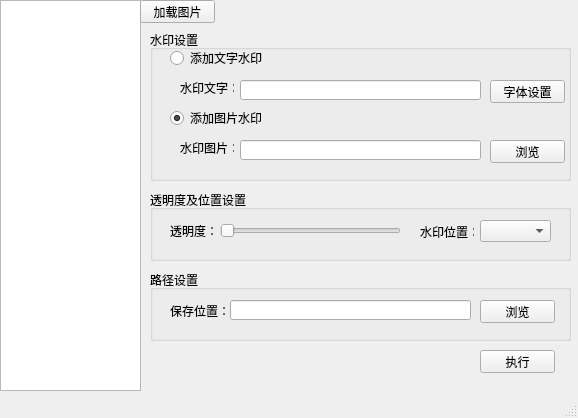
<?xml version="1.0" encoding="UTF-8"?>
<ui version="4.0">
 <class>MainWindow</class>
 <widget class="QMainWindow" name="MainWindow">
  <property name="geometry">
   <rect>
    <x>0</x>
    <y>0</y>
    <width>578</width>
    <height>418</height>
   </rect>
  </property>
  <property name="windowTitle">
   <string>图片批量添加水印</string>
  </property>
  <widget class="QWidget" name="centralwidget">
   <widget class="QListView" name="listView">
    <property name="geometry">
     <rect>
      <x>0</x>
      <y>0</y>
      <width>141</width>
      <height>391</height>
     </rect>
    </property>
   </widget>
   <widget class="QPushButton" name="pushButton">
    <property name="geometry">
     <rect>
      <x>140</x>
      <y>0</y>
      <width>75</width>
      <height>23</height>
     </rect>
    </property>
    <property name="text">
     <string>加载图片</string>
    </property>
   </widget>
   <widget class="QGroupBox" name="groupBox">
    <property name="geometry">
     <rect>
      <x>150</x>
      <y>30</y>
      <width>421</width>
      <height>151</height>
     </rect>
    </property>
    <property name="title">
     <string>水印设置</string>
    </property>
    <widget class="QRadioButton" name="radioButton">
     <property name="geometry">
      <rect>
       <x>20</x>
       <y>20</y>
       <width>101</width>
       <height>16</height>
      </rect>
     </property>
     <property name="text">
      <string>添加文字水印</string>
     </property>
     <property name="checked">
      <bool>false</bool>
     </property>
    </widget>
    <widget class="QLabel" name="label">
     <property name="geometry">
      <rect>
       <x>30</x>
       <y>50</y>
       <width>54</width>
       <height>16</height>
      </rect>
     </property>
     <property name="text">
      <string>水印文字：</string>
     </property>
    </widget>
    <widget class="QLineEdit" name="lineEdit">
     <property name="geometry">
      <rect>
       <x>90</x>
       <y>50</y>
       <width>241</width>
       <height>20</height>
      </rect>
     </property>
    </widget>
    <widget class="QPushButton" name="pushButton_2">
     <property name="geometry">
      <rect>
       <x>340</x>
       <y>50</y>
       <width>75</width>
       <height>23</height>
      </rect>
     </property>
     <property name="text">
      <string>字体设置</string>
     </property>
    </widget>
    <widget class="QRadioButton" name="radioButton_2">
     <property name="geometry">
      <rect>
       <x>20</x>
       <y>80</y>
       <width>91</width>
       <height>16</height>
      </rect>
     </property>
     <property name="text">
      <string>添加图片水印</string>
     </property>
     <property name="checked">
      <bool>true</bool>
     </property>
    </widget>
    <widget class="QPushButton" name="pushButton_3">
     <property name="geometry">
      <rect>
       <x>340</x>
       <y>110</y>
       <width>75</width>
       <height>23</height>
      </rect>
     </property>
     <property name="text">
      <string>浏览</string>
     </property>
    </widget>
    <widget class="QLabel" name="label_2">
     <property name="geometry">
      <rect>
       <x>30</x>
       <y>110</y>
       <width>54</width>
       <height>16</height>
      </rect>
     </property>
     <property name="text">
      <string>水印图片：</string>
     </property>
    </widget>
    <widget class="QLineEdit" name="lineEdit_2">
     <property name="geometry">
      <rect>
       <x>90</x>
       <y>110</y>
       <width>241</width>
       <height>20</height>
      </rect>
     </property>
    </widget>
   </widget>
   <widget class="QGroupBox" name="groupBox_2">
    <property name="geometry">
     <rect>
      <x>150</x>
      <y>190</y>
      <width>421</width>
      <height>71</height>
     </rect>
    </property>
    <property name="title">
     <string>透明度及位置设置</string>
    </property>
    <widget class="QLabel" name="label_3">
     <property name="geometry">
      <rect>
       <x>270</x>
       <y>31</y>
       <width>54</width>
       <height>21</height>
      </rect>
     </property>
     <property name="text">
      <string>水印位置：</string>
     </property>
    </widget>
    <widget class="QComboBox" name="comboBox">
     <property name="geometry">
      <rect>
       <x>330</x>
       <y>30</y>
       <width>71</width>
       <height>22</height>
      </rect>
     </property>
    </widget>
    <widget class="QLabel" name="label_4">
     <property name="geometry">
      <rect>
       <x>20</x>
       <y>30</y>
       <width>51</width>
       <height>21</height>
      </rect>
     </property>
     <property name="text">
      <string>透明度：</string>
     </property>
    </widget>
    <widget class="QSlider" name="horizontalSlider">
     <property name="geometry">
      <rect>
       <x>70</x>
       <y>30</y>
       <width>181</width>
       <height>22</height>
      </rect>
     </property>
     <property name="maximum">
      <number>10</number>
     </property>
     <property name="orientation">
      <enum>Qt::Horizontal</enum>
     </property>
    </widget>
   </widget>
   <widget class="QGroupBox" name="groupBox_3">
    <property name="geometry">
     <rect>
      <x>150</x>
      <y>270</y>
      <width>421</width>
      <height>71</height>
     </rect>
    </property>
    <property name="title">
     <string>路径设置</string>
    </property>
    <widget class="QLabel" name="label_6">
     <property name="geometry">
      <rect>
       <x>20</x>
       <y>30</y>
       <width>61</width>
       <height>21</height>
      </rect>
     </property>
     <property name="text">
      <string>保存位置：</string>
     </property>
    </widget>
    <widget class="QLineEdit" name="lineEdit_3">
     <property name="geometry">
      <rect>
       <x>80</x>
       <y>30</y>
       <width>241</width>
       <height>20</height>
      </rect>
     </property>
    </widget>
    <widget class="QPushButton" name="pushButton_4">
     <property name="geometry">
      <rect>
       <x>330</x>
       <y>30</y>
       <width>75</width>
       <height>23</height>
      </rect>
     </property>
     <property name="text">
      <string>浏览</string>
     </property>
    </widget>
   </widget>
   <widget class="QPushButton" name="pushButton_5">
    <property name="geometry">
     <rect>
      <x>480</x>
      <y>350</y>
      <width>75</width>
      <height>23</height>
     </rect>
    </property>
    <property name="text">
     <string>执行</string>
    </property>
   </widget>
  </widget>
  <widget class="QStatusBar" name="statusBar"/>
 </widget>
 <resources/>
 <connections/>
</ui>
